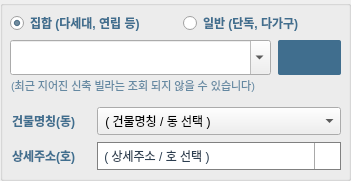
  <widget class="QGroupBox" name="gb">
   <property name="geometry">
    <rect>
     <x>10</x>
     <y>34</y>
     <width>351</width>
     <height>181</height>
    </rect>
   </property>
   <property name="title">
    <string/>
   </property>
   <widget class="QPushButton" name="bt_search">
    <property name="geometry">
     <rect>
      <x>278</x>
      <y>40</y>
      <width>63</width>
      <height>35</height>
     </rect>
    </property>
    <property name="styleSheet">
     <string notr="true">QPushButton {
	font: 12px;
	color: white;
	border: 0px;
	background-color: rgb(64, 110, 142);
	border-radius: 2px;
}

QPushButton::hover {
	border: 0px;
	background-color: rgb(84, 130, 162);
	border-style: inset;
}

QPushButton:pressed {
	border: 0px;
	background-color: rgb(44, 90, 122);
	border-style: inset;
}
</string>
    </property>
    <property name="text">
     <string/>
    </property>
    <property name="icon">
     <iconset>
      <normaloff>E:/PyProject/Project/REI/building_info/image/bt_search.png</normaloff>E:/PyProject/Project/REI/building_info/image/bt_search.png</iconset>
    </property>
    <property name="iconSize">
     <size>
      <width>23</width>
      <height>23</height>
     </size>
    </property>
   </widget>
   <widget class="QLabel" name="lb_jusoinfo">
    <property name="geometry">
     <rect>
      <x>11</x>
      <y>77</y>
      <width>281</width>
      <height>16</height>
     </rect>
    </property>
    <property name="styleSheet">
     <string notr="true">QLabel {
	color: rgb(64, 110, 142, 200.0);
	font: 11px;
}</string>
    </property>
    <property name="text">
     <string>(최근 지어진 신축 빌라는 조회 되지 않을 수 있습니다)</string>
    </property>
   </widget>
   <widget class="QLabel" name="lb_dong">
    <property name="geometry">
     <rect>
      <x>12</x>
      <y>113</y>
      <width>81</width>
      <height>16</height>
     </rect>
    </property>
    <property name="layoutDirection">
     <enum>Qt::LeftToRight</enum>
    </property>
    <property name="styleSheet">
     <string notr="true">QLabel {
	font: bold 12px;
	color: rgb(64, 110, 142);
}</string>
    </property>
    <property name="text">
     <string>건물명칭(동)</string>
    </property>
   </widget>
   <widget class="QLabel" name="lb_ho">
    <property name="geometry">
     <rect>
      <x>12</x>
      <y>148</y>
      <width>81</width>
      <height>16</height>
     </rect>
    </property>
    <property name="styleSheet">
     <string notr="true">QLabel {
	font: bold 12px;
	color: rgb(64, 110, 142);
}</string>
    </property>
    <property name="text">
     <string>상세주소(호)</string>
    </property>
   </widget>
   <widget class="QComboBox" name="cb_ho">
    <property name="geometry">
     <rect>
      <x>97</x>
      <y>142</y>
      <width>244</width>
      <height>28</height>
     </rect>
    </property>
    <property name="styleSheet">
     <string notr="true">QComboBox {
    border: 1px solid gray;
    padding: 1px 18px 1px 3px;
    min-width: 6em;
    background: rgb(255, 255, 255);
    font: 12px;
    color: rgb(44, 62, 80);
}

QComboBox:focus {
    color: rgb(127, 140, 141);
}

QComboBox:on { 
    padding-top: 3px;
    padding-left: 4px;
}

QComboBox QAbstractItemView::item { 
	min-height: 30px; 
}

QComboBox::drop-down {
    subcontrol-origin: padding;
    subcontrol-position: top right;
    width: 25px;

    border-left-width: 1px;
    border-left-color: darkgray;
    border-left-style: solid;
    border-top-right-radius: 3px;
    border-bottom-right-radius: 3px;
}

QComboBox::down-arrow {
    image: url(./data/img/down_arrow.png);
    width: 25px;
    height: 25px;
}

QComboBox::down-arrow:hover {
    image: url(./data/img/down_arrow.png);
}

QComboBox::down-arrow:on {
    top: 1px;
    left: 1px;
}

QListView::item:selected {
    color: rgb(44, 62, 80);
    background-color: lightblue
}</string>
    </property>
    <item>
     <property name="text">
      <string> ( 상세주소 / 호 선택 )</string>
     </property>
    </item>
   </widget>
   <widget class="QComboBox" name="cb_dong">
    <property name="geometry">
     <rect>
      <x>97</x>
      <y>107</y>
      <width>244</width>
      <height>28</height>
     </rect>
    </property>
    <property name="styleSheet">
     <string notr="true">QComboBox {
    border: 1px solid gray;
    padding: 1px 18px 1px 3px;
    min-width: 6em;
    background: rgb(255, 255, 255);
    font: 12px;
    color: rgb(44, 62, 80);
}

QComboBox:focus {
    color: rgb(127, 140, 141);
}

QComboBox:on { 
    padding-top: 3px;
    padding-left: 4px;
}

QComboBox QAbstractItemView::item { 
	min-height: 30px; 
}

QComboBox::drop-down {
    subcontrol-origin: padding;
    subcontrol-position: top right;
    width: 25px;

    border-left-width: 1px;
    border-left-color: darkgray;
    border-left-style: solid;
    border-top-right-radius: 3px;
    border-bottom-right-radius: 3px;
}

QComboBox::down-arrow {
    image: url(./data/img/down_arrow.png);
    width: 25px;
    height: 25px;
}

QComboBox::down-arrow:hover {
    image: url(./data/img/down_arrow.png);
}

QComboBox::down-arrow:on {
    top: 1px;
    left: 1px;
}
QComboBox::setView {
    color: rgb(44, 62, 80);
    background-color: lightblue
}
comboBox-&gt;setView(view);
QListView::item:selected {
    color: rgb(44, 62, 80);
    background-color: lightblue
}
</string>
    </property>
    <item>
     <property name="text">
      <string> ( 건물명칭 / 동 선택 )</string>
     </property>
    </item>
   </widget>
   <widget class="QComboBox" name="cb_juso">
    <property name="geometry">
     <rect>
      <x>10</x>
      <y>40</y>
      <width>261</width>
      <height>35</height>
     </rect>
    </property>
    <property name="contextMenuPolicy">
     <enum>Qt::DefaultContextMenu</enum>
    </property>
    <property name="styleSheet">
     <string notr="true">QComboBox {
	font: bold 12px;
	color: rgb(45, 75, 134);
	border: 2px solid rgb(64, 110, 142, 230.0);

	background-color: white;
	border-radius: 2px;
}

QComboBox:focus {
    color: rgb(127, 140, 141);
}

QComboBox:on { 
    padding-top: 3px;
    padding-left: 4px;
}

QComboBox QAbstractItemView::item { 
	min-height: 30px; 
}

QComboBox::drop-down {
    subcontrol-origin: padding;
    subcontrol-position: top right;

    border-left-width: 0px;
    border-left-color: darkgray;
    border-left-style: solid;
    border-top-right-radius: 3px;
    border-bottom-right-radius: 3px;
}

QComboBox::down-arrow {
    image: url(./data/img/down_arrow.png);
    width: 25px;
    height: 25px;
}

QComboBox::down-arrow:hover {
    image: url(./data/img/down_arrow.png);
}

QComboBox::down-arrow:on {
    top: 1px;
    left: 1px;
}

QComboBox::setView {
    color: rgb(44, 62, 80);
    background-color: lightblue
}

comboBox-&gt;setView(view);
QListView::item:selected {
    color: rgb(44, 62, 80);
    background-color: lightblue
}</string>
    </property>
    <property name="editable">
     <bool>true</bool>
    </property>
   </widget>
   <widget class="QRadioButton" name="rb_set">
    <property name="geometry">
     <rect>
      <x>10</x>
      <y>15</y>
      <width>165</width>
      <height>16</height>
     </rect>
    </property>
    <property name="styleSheet">
     <string notr="true">font: bold 12px;
color: rgb(64, 110, 142);</string>
    </property>
    <property name="text">
     <string>집합 (다세대, 연립 등)</string>
    </property>
    <property name="checked">
     <bool>true</bool>
    </property>
   </widget>
   <widget class="QRadioButton" name="rb_nomal">
    <property name="geometry">
     <rect>
      <x>183</x>
      <y>15</y>
      <width>141</width>
      <height>16</height>
     </rect>
    </property>
    <property name="styleSheet">
     <string notr="true">font: bold 12px;
color: rgb(64, 110, 142);</string>
    </property>
    <property name="text">
     <string>일반 (단독, 다가구)</string>
    </property>
   </widget>
  </widget>
